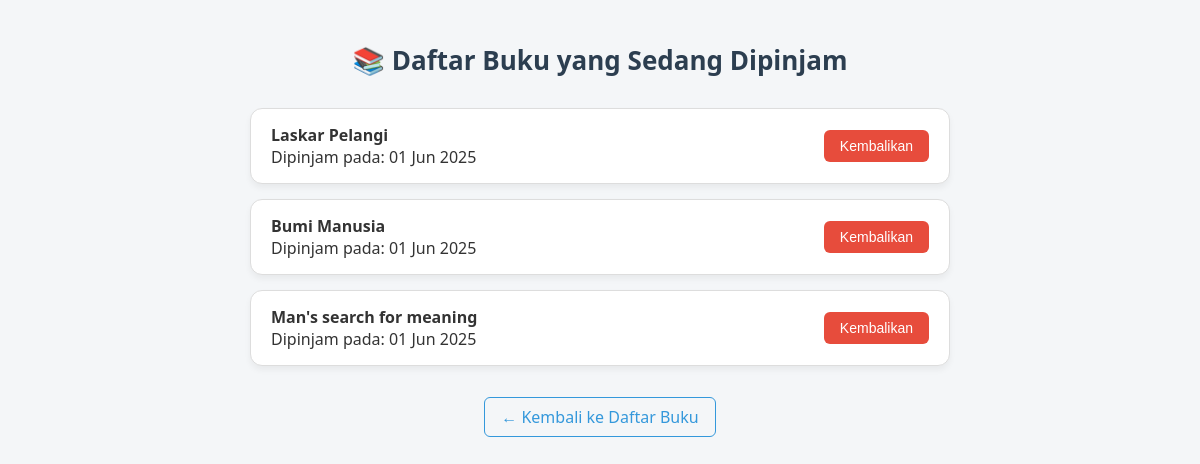
/peminjaman/ (signed in), run on the app's committed database.
### buku/models.py (models this page shows, shortened)
class Peminjaman(models.Model):
    user =models.ForeignKey(User, on_delete= models.CASCADE)
    buku = models.ForeignKey(Buku, on_delete= models.CASCADE)
    tanggal_pinjam = models.DateTimeField(auto_now_add= True)
    tanggal_kembali = models.DateTimeField(null=True, blank=True)
    sudah_dikembalikan = models.BooleanField(default=False)

class Buku(models.Model):
    judul= models.CharField(max_length= 200)
    penulis = models.CharField(max_length= 100)
    stok= models.PositiveIntegerField(default=0)
    deskripsi = models.TextField()

### buku/views.py (the view)
# urls.py: path("peminjaman/", views.daftar_peminjaman,name= "daftar_peminjaman_user"),
@login_required
def daftar_peminjaman(request):
    peminjaman_list = Peminjaman.objects.filter(user=request.user).select_related("buku")
    return render(request, "buku/daftar_peminjam.html",{"peminjaman_list": peminjaman_list})

### buku/templates/buku/daftar_peminjam.html (shortened to what this page needs)
{% load static %}
<!DOCTYPE html>
<html>
<head>
</head>
<body>
    <h2>📚 Daftar Buku yang Sedang Dipinjam</h2>
    <ul>
        {% for pinjam in peminjaman_list %}
            <li>
                <span>
                    <strong>{{ pinjam.buku.judul }}</strong><br>
                    Dipinjam pada: {{ pinjam.tanggal_pinjam|date:"d M Y" }}
                </span>
                <form action="{% url 'hapus_peminjaman' pinjam.id %}" method="post" style="display:inline;">
                    <button type="submit" onclick="return confirm('Apakah kamu ingin mengembalikan buku?')">Kembalikan</button>
                </form>
            </li>
        {% empty %}
            <li class="kosong">Tidak ada buku yang sedang dipinjam.</li>
        {% endfor %}
    </ul>
    <div class="back-link">
        <a href="{% url 'daftar_buku' %}">← Kembali ke Daftar Buku</a>
    </div>
</body>
</html>

### buku/templates/buku/daftar_peminjam.html (style rules this page uses)
body { font-family: 'Segoe UI', Tahoma, Geneva, Verdana, sans-serif; background-color: #f4f6f8; margin: 0; padding: 20px; color: #333; }
h2 { text-align: center; color: #2c3e50; margin-bottom: 30px; font-size: 26px; }
ul { list-style: none; padding: 0; max-width: 700px; margin: auto; }
li { background: #ffffff; border: 1px solid #ddd; padding: 15px 20px; margin-bottom: 15px; border-radius: 12px; box-shadow: 0 4px 6px rgba(0,0,0,0.05); display: flex; justify-content: space-between; align-items: center; transition: transform 0.2s; }
li form { margin: 0; }
button { background-color: #e74c3c; color: white; border: none; padding: 8px 16px; border-radius: 6px; cursor: pointer; font-size: 14px; transition: background-color 0.2s ease; }
.back-link { text-align: center; margin-top: 40px; }
.back-link a { text-decoration: none; color: #3498db; font-size: 16px; border: 1px solid #3498db; padding: 8px 16px; border-radius: 6px; transition: background-color 0.3s, color 0.3s; }

### data on the page
Peminjaman: buku.judul "Laskar Pelangi", tanggal_pinjam "01 Jun 2025"
Peminjaman: buku.judul "Bumi Manusia", tanggal_pinjam "01 Jun 2025"
Peminjaman: buku.judul "Man's search for meaning", tanggal_pinjam "01 Jun 2025"
